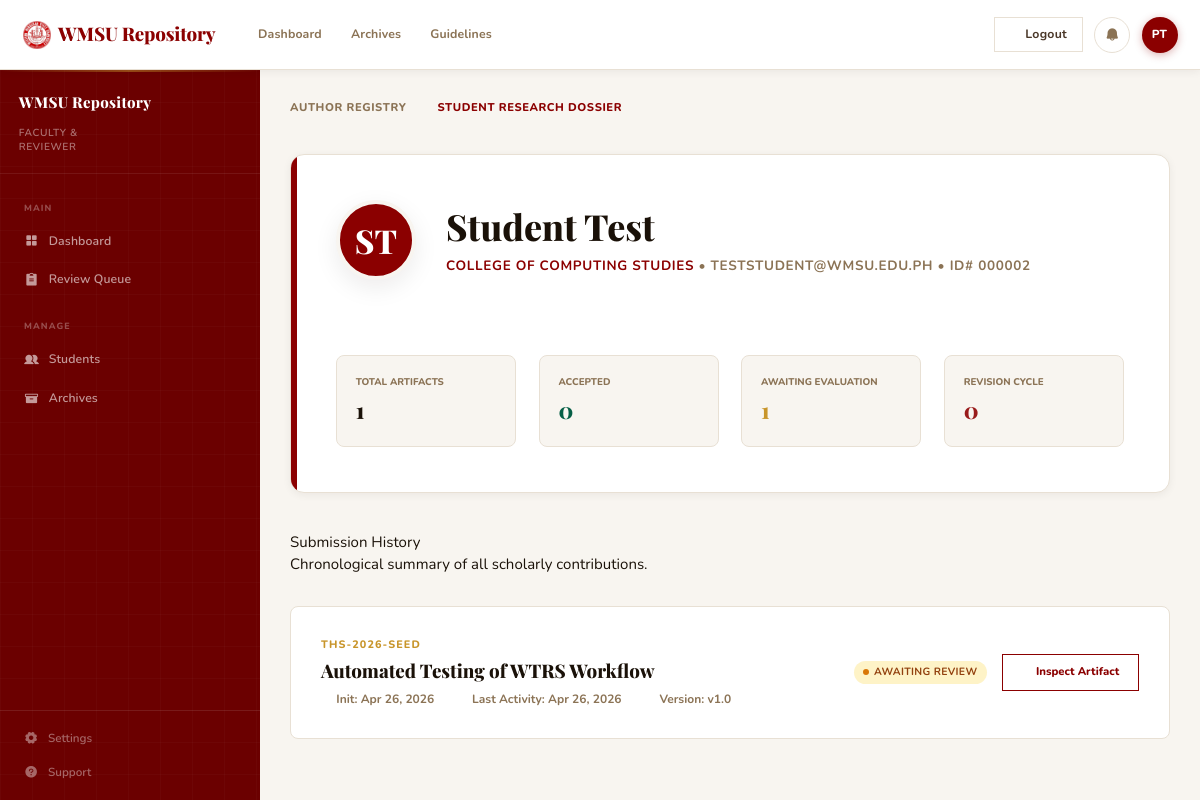
/faculty/student_record.php?id=2 (signed in), run on the app's committed database.
### tables this page shows
CREATE TABLE `users` (
  `id` int(11) NOT NULL AUTO_INCREMENT,
  `first_name` varchar(100) NOT NULL,
  `last_name` varchar(100) NOT NULL,
  `email` varchar(150) NOT NULL,
  `password` varchar(255) NOT NULL,
  `role` enum('student','adviser') NOT NULL DEFAULT 'student',
  `student_id` varchar(50) DEFAULT NULL,

  `college` varchar(150) DEFAULT NULL,
  `course` varchar(150) DEFAULT NULL,
  `year_level` varchar(20) DEFAULT NULL,
  `status` enum('pending','active','inactive') NOT NULL DEFAULT 'pending',
  `created_at` timestamp NOT NULL DEFAULT CURRENT_TIMESTAMP,
  PRIMARY KEY (`id`),
  UNIQUE KEY `email` (`email`)
);

CREATE TABLE `thesis_versions` (
  `id` int(11) NOT NULL AUTO_INCREMENT,
  `thesis_id` int(11) NOT NULL,
  `version_number` varchar(20) NOT NULL,
  `file_path` varchar(255) NOT NULL,
  `file_size` int(11) NOT NULL,
  `status` enum('pending','approved','rejected') NOT NULL DEFAULT 'pending',
  `feedback` text DEFAULT NULL,
  `submitted_at` timestamp NOT NULL DEFAULT CURRENT_TIMESTAMP,
  PRIMARY KEY (`id`),
  FOREIGN KEY (`thesis_id`) REFERENCES `theses`(`id`) ON DELETE CASCADE
);

CREATE TABLE `theses` (
  `id` int(11) NOT NULL AUTO_INCREMENT,
  `thesis_code` varchar(50) NOT NULL,
  `title` varchar(255) NOT NULL,
  `abstract` text DEFAULT NULL,
  `author_id` int(11) NOT NULL,
  `adviser_id` int(11) DEFAULT NULL,
  `status` enum('draft','pending_review','revision_requested','approved','rejected','archived') NOT NULL DEFAULT 'draft',
  `views` int(11) NOT NULL DEFAULT '0',
  `downloads` int(11) NOT NULL DEFAULT '0',
  `created_at` timestamp NOT NULL DEFAULT CURRENT_TIMESTAMP,
  `updated_at` timestamp NOT NULL DEFAULT CURRENT_TIMESTAMP ON UPDATE CURRENT_TIMESTAMP,
  `hardbound_received_at` datetime DEFAULT NULL,
  PRIMARY KEY (`id`),
  UNIQUE KEY `thesis_code` (`thesis_code`),
  FOREIGN KEY (`author_id`) REFERENCES `users`(`id`) ON DELETE CASCADE,
  FOREIGN KEY (`adviser_id`) REFERENCES `users`(`id`) ON DELETE SET NULL
);

### faculty/student_record.php (the view, shortened to what this page needs)
<?php
require_once __DIR__ . '/../includes/session.php';
$user = current_user();
$student_id = isset($_GET['id']) ? (int)$_GET['id'] : null;
$stmtStudent = $pdo->prepare("SELECT * FROM users WHERE id = :id AND role = 'student'");
$stmtStudent->execute(['id' => $student_id]);
$student = $stmtStudent->fetch();
$adviserConstraint = "AND t.adviser_id = :adviser_id";
$params = ['author_id' => $student_id];
$params['adviser_id'] = $user['id'];
$stmtTheses = $pdo->prepare("
    SELECT t.*,
           tv.version_number AS latest_version,
           tv.submitted_at   AS latest_activity
    FROM theses t
    LEFT JOIN thesis_versions tv ON tv.id = (
        SELECT id FROM thesis_versions
        WHERE thesis_id = t.id
        ORDER BY submitted_at DESC LIMIT 1
    )
    WHERE t.author_id = :author_id $adviserConstraint
    ORDER BY t.created_at DESC
");
$stmtTheses->execute($params);
$theses = $stmtTheses->fetchAll();
$stats = [
    'total'    => count($theses),
    'approved' => 0,
    'pending'  => 0,
    'revision' => 0
];
foreach ($theses as $th) {
    if ($th['status'] === 'approved') $stats['approved']++;
    else if ($th['status'] === 'pending_review') $stats['pending']++;
    else if ($th['status'] === 'revision_requested') $stats['revision']++;
}
?>
<?php
require_once __DIR__ . '/../includes/layout_top.php';
require_once __DIR__ . '/../includes/layout_sidebar.php';
?>
<main class="main-content">
  <nav style="margin-bottom: 2.5rem; font-size: 0.75rem; font-weight: 800; color: var(--text-muted); text-transform: uppercase; letter-spacing: 0.05em;">
     <a href="<?= BASE_URL ?>faculty/students.php" style="color:var(--text-muted); text-decoration:none;">AUTHOR REGISTRY</a>
     <i class="ph ph-caret-right" style="margin: 0 0.5rem; opacity:0.5;"></i>
     <span style="color:var(--crimson);">STUDENT RESEARCH DOSSIER</span>
  </nav>
  <header class="dossier-header">
     <div class="profile-strip">
        <div class="av-dossier"><?= htmlspecialchars(strtoupper(substr($student['first_name'], 0, 1) . substr($student['last_name'], 0, 1))) ?></div>
        <div>
           <h1 class="student-name"><?= htmlspecialchars($student['first_name'] . ' ' . $student['last_name']) ?></h1>
           <div class="student-meta">
              <span style="color: var(--crimson);"><?= htmlspecialchars($student['college']) ?></span> &bull;
              <?= htmlspecialchars($student['email']) ?> &bull;
              ID# <?= str_pad($student['id'], 6, '0', STR_PAD_LEFT) ?>
           </div>
        </div>
     </div>
     <div class="stats-grid">
        <div class="stat-card-mini">
           <span class="stat-mini-label">TOTAL ARTIFACTS</span>
           <div class="stat-mini-val"><?= $stats['total'] ?></div>
        </div>
        <div class="stat-card-mini">
           <span class="stat-mini-label">ACCEPTED</span>
           <div class="stat-mini-val" style="color: #065F46;"><?= $stats['approved'] ?></div>
        </div>
        <div class="stat-card-mini">
           <span class="stat-mini-label">AWAITING EVALUATION</span>
           <div class="stat-mini-val" style="color: var(--gold);"><?= $stats['pending'] ?></div>
        </div>
        <div class="stat-card-mini">
           <span class="stat-mini-label">REVISION CYCLE</span>
           <div class="stat-mini-val" style="color: #991B1B;"><?= $stats['revision'] ?></div>
        </div>
     </div>
  </header>
  <div class="section-header" style="margin-bottom: 2rem;">
     <div>
       <div class="section-title">Submission History</div>
       <div class="section-sub">Chronological summary of all scholarly contributions.</div>
     </div>
  </div>
  <div class="artifact-list">
     <?php if (empty($theses)): ?>
        <div style="background: white; border: 2px dashed var(--border); padding: 5rem; text-align: center; color: var(--text-muted); border-radius: var(--radius-sm);">
           <i class="ph ph-mask-sad" style="font-size: 4rem; opacity: 0.2; display: block; margin-bottom: 1rem;"></i>
           This student has not yet contributed any scholarly artifacts to the institutional repository.
        </div>
     <?php else: ?>
        <?php foreach ($theses as $th): ?>
           <div class="artifact-card">
              <div class="artifact-main">
                 <span class="artifact-code"><?= htmlspecialchars($th['thesis_code']) ?></span>
                 <h3 class="artifact-title"><?= htmlspecialchars($th['title']) ?></h3>
                 <div class="artifact-meta">
                    <span style="display:flex; align-items:center; gap:0.4rem;"><i class="ph-bold ph-calendar"></i> Init: <?= date('M j, Y', strtotime($th['created_at'])) ?></span>
                    <span style="display:flex; align-items:center; gap:0.4rem;"><i class="ph-bold ph-clock"></i> Last Activity: <?= $th['latest_activity'] ? date('M j, Y', strtotime($th['latest_activity'])) : 'N/A' ?></span>
                    <span style="display:flex; align-items:center; gap:0.4rem;"><i class="ph-bold ph-git-branch"></i> Version: v<?= htmlspecialchars($th['latest_version'] ?? '1.0') ?></span>
                 </div>
              </div>
              <div style="display: flex; gap: 1rem; align-items: center;">
                  <?php if ($th['status'] === 'pending_review'): ?>
                    <span class="badge badge-pending"><span class="dot dot-pending"></span> AWAITING REVIEW</span>
                  <?php elseif ($th['status'] === 'approved'): ?>
                    <span class="badge badge-approved"><span class="dot dot-approved"></span> ACCEPTED</span>
                  <?php elseif ($th['status'] === 'archived'): ?>
                    <span class="badge badge-approved"><span class="dot dot-approved"></span> PUBLISHED</span>
                  <?php elseif ($th['status'] === 'revision_requested'): ?>
                    <span class="badge badge-revision"><span class="dot dot-revision"></span> REVISION REQUIRED</span>
                  <?php else: ?>
                    <span class="badge badge-default"><?= faculty_record_status_label($th['status']) ?></span>
                  <?php endif; ?>
                  <a href="<?= BASE_URL ?>faculty/review.php?id=<?= $th['id'] ?>" class="btn-action-outline" style="text-decoration:none; padding: 0.6rem 1.25rem; color: var(--crimson); border-color: var(--crimson); font-size: 0.75rem; font-weight: 800;">
                     <i class="ph ph-magnifying-glass"></i> Inspect Artifact
                  </a>
              </div>
           </div>
        <?php endforeach; ?>
     <?php endif; ?>
  </div>
</main>
<?php require_once __DIR__ . '/../includes/layout_bottom.php'; ?>

### assets/css/global.css (style rules this page uses)
*, *::before, *::after { box-sizing: border-box; margin: 0; padding: 0; }
html { font-size: 16px; scroll-behavior: smooth; -webkit-text-size-adjust: 100%; }
body { font-family: var(--font-base); color: var(--text-dark); background-color: var(--off-white); line-height: 1.6; -webkit-font-smoothing: antialiased; -moz-osx-font-smoothing: grayscale; }
h1, h2, h3 { font-family: var(--font-serif); color: var(--text-dark); font-weight: 800; line-height: 1.2; margin-bottom: 1rem; }
a { color: inherit; text-decoration: none; transition: all var(--transition-fast); }
.badge { display: inline-flex; align-items: center; gap: 0.4rem; font-size: 0.68rem; font-weight: 800; text-transform: uppercase; letter-spacing: 0.08em; padding: 0.35rem 0.75rem; border-radius: 4px; }
.badge-pending { background: #FFFBEB; color: #92400E; }
.dot { width: 6px; height: 6px; border-radius: 50%; }
.dot-pending { background: #F59E0B; }

### assets/css/dashboard.css (style rules this page uses)
*, *::before, *::after { box-sizing: border-box; margin: 0; padding: 0; }
html, body { height: 100%; font-family: 'Nunito', sans-serif; background: var(--off-white); color: var(--text-dark); font-size: 15px; line-height: 1.5; }
.main-content { flex: 1; margin-left: var(--sidebar-w); padding: 2rem 2rem 3rem; min-height: calc(100vh - var(--topbar-h)); }
.badge { display: inline-flex; align-items: center; gap: 0.3rem; padding: 0.25rem 0.65rem; border-radius: 100px; font-size: 0.7rem; font-weight: 700; letter-spacing: 0.03em; white-space: nowrap; }
.badge-pending { background: #FEF3C7; color: #92400E; }
.dot { width: 6px; height: 6px; border-radius: 50%; display: inline-block; }
.dot-pending { background: #D97706; }
.btn-action-outline { display: inline-flex; align-items: center; gap: 0.35rem; padding: 0.45rem 0.9rem; font-family: 'Nunito', sans-serif; font-size: 0.78rem; font-weight: 700; color: var(--crimson); background: transparent; border: 1.5px solid var(--crimson); border-radius: var(--radius-xs); cursor: pointer; text-decoration: none; transition: all var(--transition); white-space: nowrap; }

### assets/css/variables.css (style rules this page uses)
:root { --crimson: #8B0000; --crimson-deep: #6B0000; --crimson-mid: #A00000; --crimson-light: rgba(139, 0, 0, 0.08); --crimson-faint: rgba(139, 0, 0, 0.03); --gold: #C8952A; --gold-light: #E5B04A; --gold-faint: rgba(200, 149, 42, 0.12); --off-white: #F8F5F0; --surface: #FFFFFF; --text-dark: #1A1108; --text-mid: #4A3728; --text-muted: #8B7355; --border: #E8E0D4; --border-strong: #D4C8B8; --font-serif: 'Playfair Display', 'Cormorant Garamond', Georgia, serif; --font-base: 'Nunito', 'Inter', system-ui, sans-serif; --max-width: 1200px; --sidebar-w: 260px; --topbar-h: 70px; --radius-sm: 8px; --radius: 14px; --radius-lg: 20px; --shadow-sm: 0 2px 8px rgba(26, 17, 8, 0.06); --shadow-md: 0 8px 24px rgba(26, 17, 8, 0.08); --shadow-lg: 0 20px 48px rgba(26, 17, 8, 0.12); --transition: 0.3s cubic-bezier(0.4, 0, 0, 1); --transition-fast: 0.15s ease; --color-primary: var(--crimson); --color-primary-dark: var(--crimson-deep); --color-accent: var(--gold); --color-surface: var(--surface); --color-border: var(--border); --color-text: var(--text-dark); }

### data on the page
users: first_name+last_name "ST", first_name+last_name "Student Test", college "COLLEGE OF COMPUTING STUDIES", email "TESTSTUDENT@WMSU.EDU.PH", id "000002"
thesis_versions: thesis.thesis_code "THS-2026-SEED", thesis.title "Automated Testing of WTRS Workflow", thesis.created_at "Apr 26, 2026", submitted_at "Apr 26, 2026", version_number "1.0"

### other printed values
$stats['total'] "1"
$stats['approved'] "0"
$stats['pending'] "1"
$stats['revision'] "0"
